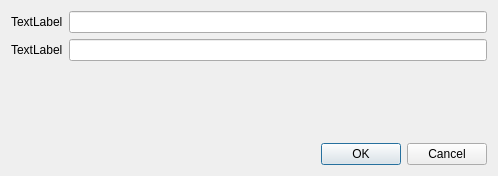
<?xml version="1.0" encoding="UTF-8"?>
<ui version="4.0">
 <class>UiDoubleStringDialog</class>
 <widget class="QDialog" name="UiDoubleStringDialog">
  <property name="geometry">
   <rect>
    <x>0</x>
    <y>0</y>
    <width>498</width>
    <height>176</height>
   </rect>
  </property>
  <property name="windowTitle">
   <string>Dialog</string>
  </property>
  <layout class="QVBoxLayout" name="verticalLayout">
   <item>
    <layout class="QHBoxLayout" name="horizontalLayout">
     <item>
      <widget class="QLabel" name="ui_l1">
       <property name="text">
        <string>TextLabel</string>
       </property>
      </widget>
     </item>
     <item>
      <widget class="QLineEdit" name="ui_text1"/>
     </item>
    </layout>
   </item>
   <item>
    <layout class="QHBoxLayout" name="horizontalLayout_2">
     <item>
      <widget class="QLabel" name="ui_l2">
       <property name="text">
        <string>TextLabel</string>
       </property>
      </widget>
     </item>
     <item>
      <widget class="QLineEdit" name="ui_text2"/>
     </item>
    </layout>
   </item>
   <item>
    <spacer name="verticalSpacer">
     <property name="orientation">
      <enum>Qt::Vertical</enum>
     </property>
     <property name="sizeHint" stdset="0">
      <size>
       <width>20</width>
       <height>40</height>
      </size>
     </property>
    </spacer>
   </item>
   <item>
    <widget class="QDialogButtonBox" name="ui_promptValidator">
     <property name="orientation">
      <enum>Qt::Horizontal</enum>
     </property>
     <property name="standardButtons">
      <set>QDialogButtonBox::Cancel|QDialogButtonBox::Ok</set>
     </property>
    </widget>
   </item>
  </layout>
 </widget>
 <resources/>
 <connections>
  <connection>
   <sender>ui_promptValidator</sender>
   <signal>accepted()</signal>
   <receiver>UiDoubleStringDialog</receiver>
   <slot>accept()</slot>
   <hints>
    <hint type="sourcelabel">
     <x>248</x>
     <y>254</y>
    </hint>
    <hint type="destinationlabel">
     <x>157</x>
     <y>274</y>
    </hint>
   </hints>
  </connection>
  <connection>
   <sender>ui_promptValidator</sender>
   <signal>rejected()</signal>
   <receiver>UiDoubleStringDialog</receiver>
   <slot>reject()</slot>
   <hints>
    <hint type="sourcelabel">
     <x>316</x>
     <y>260</y>
    </hint>
    <hint type="destinationlabel">
     <x>286</x>
     <y>274</y>
    </hint>
   </hints>
  </connection>
 </connections>
</ui>
